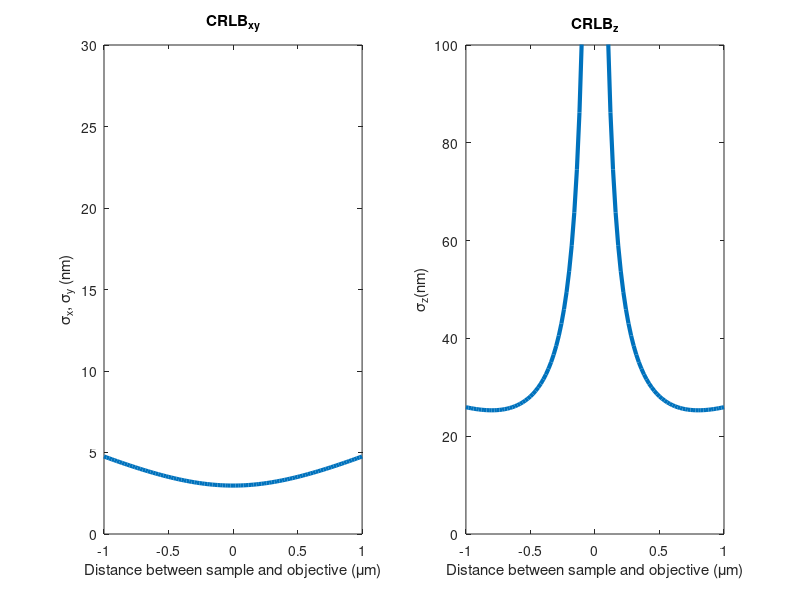

MATLAB code to generate this figure:
%%%%%%%%%%%%%%%%%%%%%%%%%%%%%%%%%%%%%%%%%%%%%%%%%
% CRLB calculation for a Gaussian PSF
% 01/20/2020
% Abhijit Marar
%%%%%%%%%%%%%%%%%%%%%%%%%%%%%%%%%%%%%%%%%%%%%%%%%

f_o = 3;                                % Focal length of objective (mm)    
NA = 1.42;                              % Numerical aperture of objective
wave = 515e-6;                          % Wavelength of light (mm)
FWHM = (0.61*wave)/NA;                  % FWHM
sigma_o = FWHM/(2*sqrt(2*log(2)));      % standard deviation of Gaussian
z = 2.999:20e-6:3.001;                  % Distance between sample and objective
z_s = (z-3.000);
N = 1000;                               % No. of photons                                
d = 800e-6;                             % Depth of focus (mm)

sigma_g = zeros(1,length(z_s));
sigma_xy = zeros(1,length(z_s));
sigma_z = zeros(1,length(z_s));
for i = 1:length(z_s)
    sigma_g(i) = sigma_o*sqrt(1+(z_s(i)/d)^2);
    sigma_xy(i) = sigma_g(i)/sqrt(N);
    sigma_z(i) = (1/sqrt(N))*((d^2/(2*abs(z_s(i))))+(abs(z_s(i))/2));
end

defocus = z_s*1.e+3;

figure
subplot(1,2,1)
plot(defocus,sigma_xy*1e+6,'LineWidth',3)
axis([-1 1 0 30])
title('CRLB_{xy}')
xlabel('Distance between sample and objective (\mum)')
ylabel('\sigma_{x}, \sigma_{y} (nm)')


subplot(1,2,2)
plot(defocus,sigma_z*1e+6,'LineWidth',3)
axis([-1 1 0 100])
title('CRLB_{z}')
xlabel('Distance between sample and objective (\mum)')
ylabel('\sigma_{z}(nm)')


